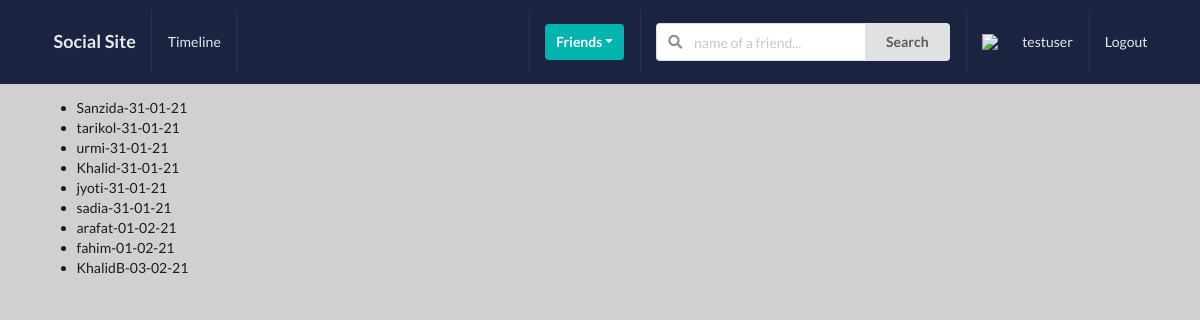
Page /profiles/to-invite/ (signed in) on the committed database.
### profiles/models.py (models this page shows, shortened)
class Profile(models.Model):
 first_name = models.CharField(max_length=200, blank=True)
 last_name = models.CharField(max_length=200, blank=True)
 user=models.OneToOneField(User, on_delete=models.CASCADE)
 bio = models.TextField(default="no bio...", max_length=300)
 email=models.EmailField(max_length=200, blank=True)
 country=models.CharField(max_length=200, blank=True)
 avatar=models.ImageField(default='avatar.png',upload_to='avatars/')
 friends=models.ManyToManyField(User, blank=True, related_name='friends')
 slug = models.SlugField(unique=True, blank=True)
 updated = models.DateTimeField(auto_now=True)
 created = models.DateTimeField(auto_now_add=True)
 objects = ProfileManager()
 def __str__(self):
     return f"{self.user.username}-{self.created.strftime('%d-%m-%y')}"
 __initial_first_name = None
 __initial_last_name  = None
 def __init__(self, *args, **kwargs):
     super().__init__(*args, **kwargs)
     self.__initial_first_name= self.first_name
     self.__initial_last_name = self.last_name

### profiles/views.py (the view)
# urls.py: path('to-invite/', invite_profiles_list_view, name='invite-profiles-view'),
@login_required
def invite_profiles_list_view(request):
    user = request.user
    qs = Profile.objects.get_all_profiles_to_invite(user)
    context = {'qs': qs}
    return render (request, 'profiles/to_invite_list.html', context)

### profiles/models.py (called while the page is built)
    def get_all_profiles_to_invite(self,sender):
        profiles = Profile.objects.all().exclude(user=sender)
        profile = Profile.objects.get(user=sender)
        qs = Relationship.objects.filter(Q(sender=profile)| Q(receiver=profile))
        print(qs)
        accepted =set([])
        for rel in qs:
            if rel.status == 'accepted':
                accepted.add(rel.receiver)
                accepted.add(rel.sender)
        print(accepted)
        available = [profile for profile in profiles if profile not in accepted]
        print(available)
        return available

### templates/profiles/to_invite_list.html
{% extends 'base.html' %} {% block title %} Invite Friends {% endblock title %} {% block content %}
<ul>
    {% for item in qs %}
    <li>{{item}}</li>
    {% endfor %}
</ul>
{% endblock content %}

### templates/main/navbar.html (shortened to what this page needs)
{% url 'home-view' as path_to_home %}
{% url 'posts:main-post-view' as path_to_posts %}
{% url 'profiles:my-profile-view' as path_to_my_profile %}
<div class="ui inverted menu nav mb-7">
    <div class="ui container">
      <a href="{{path_to_home}}" class=" {% if request.path == path_to_home %} active {% endif %} item">
          <h3>Social Site</h3>
      </a>
      {% if request.user.is_authenticated %}
      <a href="{{path_to_posts}}" class="{% if request.path == path_to_posts %} active {% endif %} item">
          Timeline
      </a>
      {% endif %}
      <div class="right menu">
          {% if request.user.is_authenticated %}
                <div class="item">
                    <div class="ui floating dropdown icon button teal"> Friends
                        <i class="dropdown icon"></i>
                    </div>
                </div>
                <div class="item">
                    <form action="" method="GET">
                    <div class="ui action left icon input">
                    <input class="prompt" type="text" name='q' placeholder="name of a friend...">
                    <button type='submit' class="ui button">Search</button>
                    </div>
                </form>
                </div>
              <a href="{{path_to_my_profile}}" class="{% if request.path == path_to_my_profile %}active{% endif %} item">
                  <img src={{picture.url}} class="ui avatar image">&nbsp;
                    {{ request.user }}
              </a>
              <a href="{% url 'account_logout' %}" class="ui item">
                  Logout
              </a>
          {% else %}
                <a href="{% url 'account_login' %}" class="ui item">
                  Login
              </a>
          {% endif %}
      </div>
    </div>
  </div>

### static_project/style.css (style rules this page uses)
body { background: #d1cfcf !important ; }
.nav { border-radius: 0px !important; padding: 10px 0 10px 0 !important; background-color: #1a233f !important; }
.mb-7 { margin-bottom: 7px !important; }

### rows in the picture
Profile: user+created "Sanzida-31-01-21"
Profile: user+created "tarikol-31-01-21"
Profile: user+created "urmi-31-01-21"
Profile: user+created "Khalid-31-01-21"
Profile: user+created "jyoti-31-01-21"
Profile: user+created "sadia-31-01-21"
Profile: user+created "arafat-01-02-21"
Profile: user+created "fahim-01-02-21"
Profile: user+created "KhalidB-03-02-21"

### other values in the picture
{{ request.user }} "testuser"
